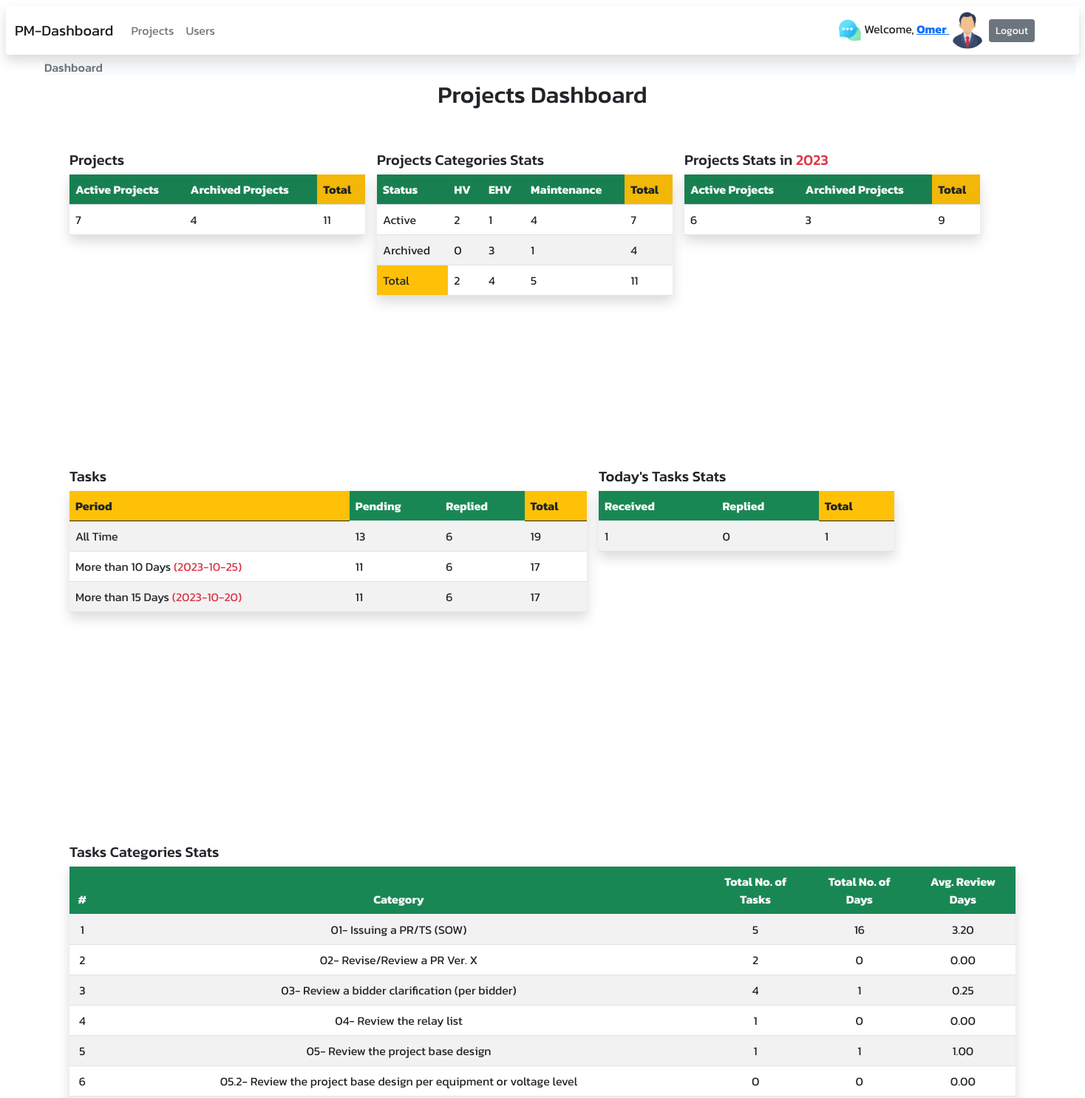
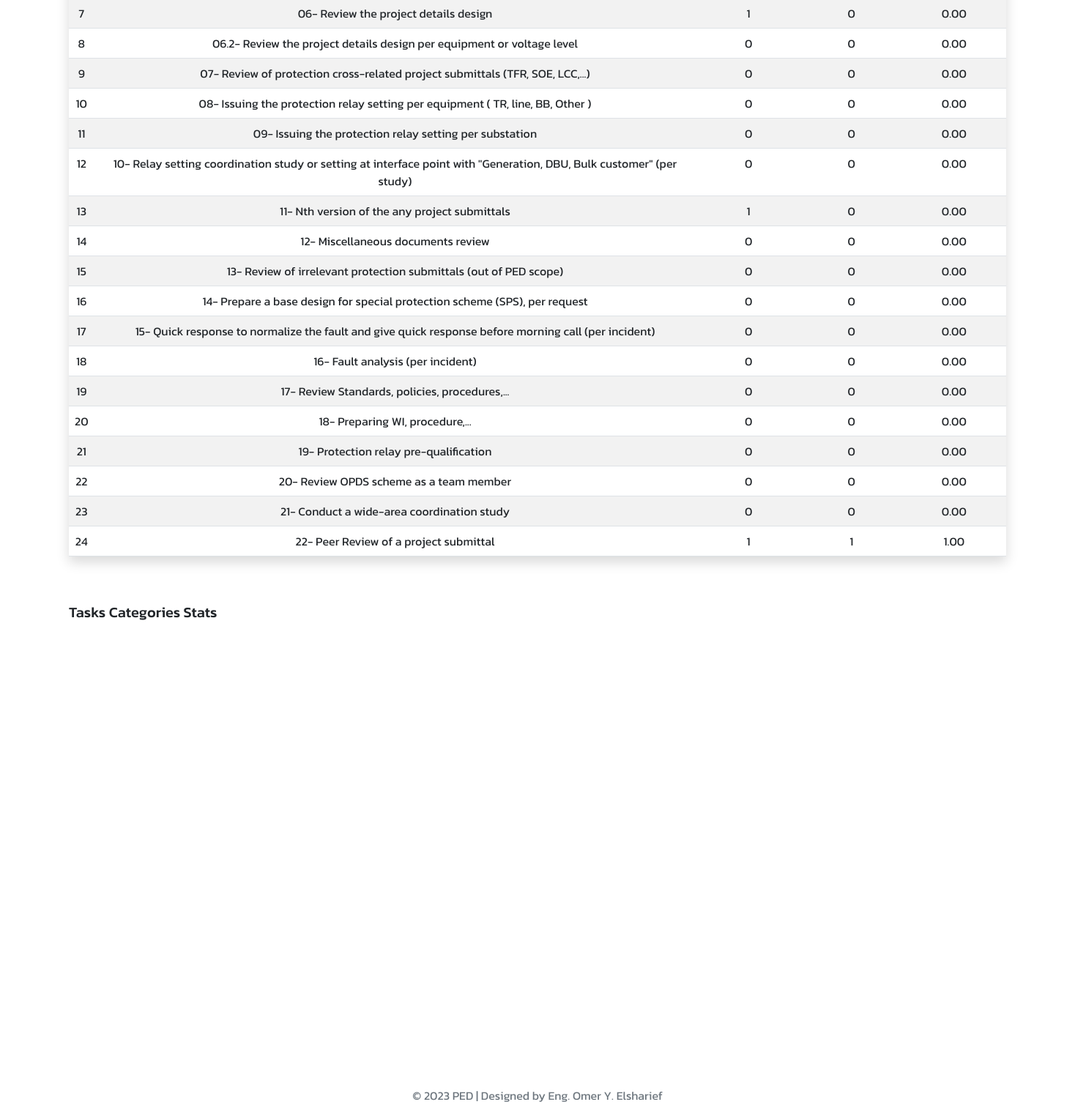
/dashboard (signed in), run on the app's committed database (2 pictures, top to bottom).
### tables this page shows
CREATE TABLE IF NOT EXISTS `taskscategories` (
  `id` int NOT NULL AUTO_INCREMENT,
  `category` varchar(255) DEFAULT NULL,
  `weight` varchar(255) DEFAULT NULL,
  `duration` varchar(255) DEFAULT NULL,
  `hours` varchar(255) DEFAULT NULL,
  PRIMARY KEY (`id`)
);

CREATE TABLE IF NOT EXISTS `tasks` (
  `id` int NOT NULL AUTO_INCREMENT,
  `title` varchar(255) NOT NULL,
  `category` varchar(255) DEFAULT NULL,
  `subcat` varchar(255) DEFAULT NULL,
  `revno` varchar(255) DEFAULT NULL,
  `letterno` varchar(255) DEFAULT NULL,
  `letterdate` date DEFAULT NULL,
  `recedate` date DEFAULT NULL,
  `replyno` varchar(255) DEFAULT NULL,
  `replydate` date DEFAULT NULL,
  `conshrs` varchar(255) DEFAULT NULL,
  `author` varchar(255) DEFAULT NULL,
  `project` varchar(255) DEFAULT NULL,
  `progress` varchar(255) DEFAULT NULL,
  `dayscount` varchar(255) DEFAULT NULL,
  `weight` varchar(255) DEFAULT NULL,
  `score` varchar(255) DEFAULT NULL,
  `assignuser` varchar(255) DEFAULT NULL,
  `cdate` timestamp NULL DEFAULT CURRENT_TIMESTAMP,
  PRIMARY KEY (`id`)
);

### controllers/dashboard/dashboard.php (called while the page is built, shortened)
<?php
$curryear = date("Y");
$db = new Db('localhost', 'root', 'root', 'projectsms');
$actproj = $db->read('projects', 'archived=?', array(0));
$archproj = $db->read('projects', 'archived=?', array(1));
$hvProjects = array_filter($actproj, function ($project) {
    return $project['category'] === 'HV';
});
$ehvProjects = array_filter($actproj, function ($project) {
    return $project['category'] === 'EHV';
});
$maintenanceProjects = array_filter($actproj, function ($project) {
    return $project['category'] === 'Maintenance';
});
$archhvProjects = array_filter($archproj, function ($project) {
    return $project['category'] === 'HV';
});
$archehvProjects = array_filter($archproj, function ($project) {
    return $project['category'] === 'EHV';
});
$archmaintenanceProjects = array_filter($archproj, function ($project) {
    return $project['category'] === 'Maintenance';
});
$currYearActProj = array_filter($actproj, function ($project) {
    $curryear = date("Y");
    $projectYear = date("Y", strtotime($project['cdate']));
    return $projectYear === $curryear;
});
$currYearArchProj = array_filter($archproj, function ($project) {
    $curryear = date("Y");
    $projectYear = date("Y", strtotime($project['cdate']));
    return $projectYear === $curryear;
});
$pendTasks = $db->read('tasks', 'progress=?', array(0));
$compTasks = $db->read('tasks', 'progress=?', array(100));
$tasks = $db->read('tasks');
$todayPenTasks =
    array_filter($pendTasks, function ($task) {
        $today = date("Y-m-d");
        $taskDate = date("Y-m-d", strtotime($task['recedate']));
        return $taskDate === $today;
    });
$todayCompTasks =
    array_filter($compTasks, function ($task) {
        $today = date("Y-m-d");
        $taskDate = date("Y-m-d", strtotime($task['replydate']));
        return $taskDate === $today;
    });
$penTasks10 =
    array_filter($pendTasks, function ($task) {
        $tenDaysAgo = date('Y-m-d', strtotime(date('Y-m-d') . ' - 10 days'));
        return  $task['recedate'] <= $tenDaysAgo;
    });
$compTasks10 =
    array_filter($compTasks, function ($task) {
        $tenDaysAgo = date('Y-m-d', strtotime(date('Y-m-d') . ' - 10 days'));
        return  $task['replydate'] <= $tenDaysAgo;
    });
$penTasks15 =
    array_filter($pendTasks, function ($task) {
        $fiftenDaysAgo =  date('Y-m-d', strtotime(date('Y-m-d') . ' - 15 days'));
        return  $task['recedate'] <= $fiftenDaysAgo;
    });
$compTasks15 =
    array_filter($compTasks, function ($task) {
        $fiftenDayAgo =  date('Y-m-d', strtotime(date('Y-m-d') . ' - 15 days'));
        return $task['replydate'] <= $fiftenDayAgo;
    });
$categoriesDaysCount = [];
$categoryTasksCountarr = [];
for ($i = 1; $i <= 24; $i++) {
    $tCatNumber = "tCat" . $i;
    $categoriesDaysCount[$i] = array_sum(array_column($$tCatNumber, 'dayscount'));
    $categoryTasksCount = count($$tCatNumber);
    $categoryTasksCountarr[$i] = $categoryTasksCount;
    $categoriesAverageDaysCount[$i] = $categoryTasksCount > 0 ? $categoriesDaysCount[$i] / $categoryTasksCount : 0;
}
require 'views/dashboard/dashboard.view.php';

### index.php (called while the page is built, shortened)
<?php
$router = new router();
$uri = parse_url($_SERVER['REQUEST_URI'])['path'];
$routes = include 'routes.php';
$router->route($uri, $routes);

### db.class.php (called while the page is built, shortened)
<?php
class Db
{
    private $host;
    private $username;
    private $password;
    private $database;
    public $connection;
    public function __construct($host, $username, $password, $database)
    {
        $this->host = $host;
        $this->username = $username;
        $this->password = $password;
        $this->database = $database;
    }
    private function connect()
    {
        $this->connection = new mysqli($this->host, $this->username, $this->password, $this->database);
    }
    public function read($table, $condition = '', $params = array(), $limit = null, $offset = null, $orderby = null)
    {
        $sql = "SELECT * FROM $table";
        if (!empty($condition)) {
            $sql .= " WHERE $condition";
        }
        if (!empty($orderby)) {
            $sql .= " ORDER BY $orderby DESC";
        }
        $statement = $this->connection->prepare($sql);
        if (!empty($params)) {
            $statement->bind_param(str_repeat("s", count($params)), ...$params);
        }
        $statement->execute();
        $result = $statement->get_result();
        $rows = array();
        while ($row = $result->fetch_assoc()) {
            $rows[] = $row;
        }
        return $rows;
    }
}

### functions.php (the view, shortened to what this page needs)
<?php
function taskcateg($id)
{
    $db = new Db('localhost', 'root', 'root', 'projectsms');
    $categories = $db->read('taskscategories', 'id=?', array($id));
    echo $category = $categories['0']['category'] ?? NULL;
}

### views/dashboard/dashboard.view.php (shortened to what this page needs)
<?php $base = __DIR__ . '/../'; ?>
<?php require($base . 'partials/head.php'); ?>
<?php require($base . 'partials/nav.php'); ?>
<?php require($base . 'partials/banner.php'); ?>
<?php require 'functions.php'; ?>
<main>
    <div class="container">
        <h2 class="text-center mb-5">Projects Dashboard</h2>
        <div class="d-flex flex-row">
            <div class="p-2">
                <div class="h5">Projects</div>
                <table class="table table-striped table-hover shadow">
                    <tr class="bg-success text-light">
                        <th>Active Projects</th>
                        <th>Archived Projects</th>
                        <th class="bg-warning text-dark">Total</th>
                    </tr>
                    <tr>
                        <td><?= count($actproj) ?></td>
                        <td><?= count($archproj) ?></td>
                        <td><?= count($actproj) + count($archproj) ?></td>
                    </tr>
                </table>
                <div id="projstat" class="scale" style="width: 400px; height: 200px;"></div>
            </div>
            <div class="p-2">
                <div class="h5">Projects Categories Stats</div>
                <table class="table table-striped table-hover shadow">
                    <tr class="bg-success text-light">
                        <th>Status</th>
                        <th>HV</th>
                        <th>EHV</th>
                        <th>Maintenance</th>
                        <th class="bg-warning text-dark">Total</th>
                    </tr>
                    <tr>
                        <td>Active</td>
                        <td><?= count($hvProjects) ?></td>
                        <td><?= count($ehvProjects) ?></td>
                        <td><?= count($maintenanceProjects) ?></td>
                        <td><?= count($hvProjects)  + count($ehvProjects) + count($maintenanceProjects) ?>
                    </tr>
                    <tr>
                        <td>Archived</td>
                        <td><?= count($archhvProjects) ?></td>
                        <td><?= count($archehvProjects) ?></td>
                        <td><?= count($archmaintenanceProjects) ?></td>
                        <td><?= count($archhvProjects)  + count($archehvProjects) + count($archmaintenanceProjects) ?>
                        </td>
                    </tr>
                    <tr>
                        <td class="bg-warning text-dark">Total</td>
                        <td><?= $tothv = count($archhvProjects) + count($hvProjects) ?></td>
                        <td><?= $totehv = count($archehvProjects) + count($ehvProjects) ?></td>
                        <td><?= $totmain = count($archmaintenanceProjects) + count($maintenanceProjects)  ?></td>
                        <td><?= $tothv + $totehv + $totmain ?>
                        </td>
                    </tr>
                </table>
                <div id="actarchprojcat" class="scale" style="width: 400px; height: 200px;"></div>
            </div>
            <div class="p-2">
                <div class="h5">Projects Stats in <span class="text-danger"><?= $curryear ?></span>
                </div>
                <table class="table table-striped table-hover shadow">
                    <tr class="bg-success text-light">
                        <th>Active Projects</th>
                        <th>Archived Projects</th>
                        <th class="bg-warning text-dark">Total</th>
                    </tr>
                    <tr>
                        <td><?= count($currYearActProj) ?></td>
                        <td><?= count($currYearArchProj) ?></td>
                        <td><?= count($currYearActProj) + count($currYearArchProj) ?></td>
                    </tr>
                </table>
                <div id="curryearProjStat" class="scale" style="width: 400px; height: 200px;"></div>
            </div>
        </div>
        <div class="d-flex flex-row">
            <div class="p-2">
                <div class="h5">Tasks</div>
                <table class="table table-striped table-hover shadow">
                    <thead class="bg-success text-light">
                        <tr>
                            <th class="bg-warning text-dark">Period</th>
                            <th>Pending</th>
                            <th>Replied</th>
                            <th class="bg-warning text-dark">Total</th>
                        </tr>
                    </thead>
                    <tr>
                        <td>All Time</td>
                        <td><?= count($pendTasks) ?></td>
                        <td><?= count($compTasks) ?></td>
                        <td><?= count($pendTasks) + count($compTasks) ?></td>
                    </tr>
                    <tr>
                        <?php $tenDaysAgo = date('Y-m-d', strtotime(date('Y-m-d') . ' - 10 days')); ?>
                        <td>More than 10 Days <span class="text-danger ">(<?= $tenDaysAgo ?>)</span></td>
                        <td><?= count($penTasks10) ?></td>
                        <td><?= count($compTasks10) ?></td>
                        <td><?= count($penTasks10) + count($compTasks10) ?></td>
                    </tr>
                    <tr>
                        <?php $fiftenDaysAgo = date('Y-m-d', strtotime(date('Y-m-d') . ' - 15 days')); ?>
                        <td>More than 15 Days <span class="text-danger">(<?= $fiftenDaysAgo ?>)</span></td>
                        <td><?= count($penTasks15) ?></td>
                        <td><?= count($compTasks15) ?></td>
                        <td><?= count($penTasks15) + count($compTasks15) ?></td>
                    </tr>
                </table>
                <div class="scale" id="taskschart" style="width: 700px; height: 280px;"></div>
            </div>
            <div class="p-2">
                <div class="h5">Today's Tasks Stats</div>
                <table class="table table-striped mb-5 table-hover shadow">
                    <thead class="bg-success text-light">
                        <tr>
                            <th>Received</th>
                            <th>Replied</th>
                            <th class="bg-warning text-dark">Total</th>
                        </tr>
                    </thead>
                    <tr>
                        <td><?= count($todayPenTasks) ?></td>
                        <td><?= count($todayCompTasks) ?></td>
                        <td><?= count($todayPenTasks) + count($todayCompTasks) ?></td>
                    </tr>
                </table>
                <div class="scale" id="todaystaskschart" style="width: 400px; height: 280px;"></div>
            </div>
        </div>
        <div class="d-flex flex-row">
            <div class="p-2">
                <div class="h5">Tasks Categories Stats</div>
                <table class="table table-striped mb-5 text-center table-hover shadow">
                    <thead class="bg-success text-light">
                        <tr>
                            <th>#</th>
                            <th>Category</th>
                            <th>Total No. of Tasks</th>
                            <th>Total No. of Days</th>
                            <th>Avg. Review Days</th>
                        </tr>
                    </thead>
                    <?php for ($i = 1; $i <= 24; $i++) { ?>
                    <tr>
                        <td><?= $i ?></td>
                        <td><?= taskcateg($i) ?></td>
                        <td><?= $categoryTasksCountarr[$i] ?></td>
                        <td><?= $categoriesDaysCount[$i]; ?></td>
                        <td><?= number_format($categoriesAverageDaysCount[$i], 2)  ?></td>
                    </tr>
                    <?php } ?>
                </table>
            </div>
        </div>
        <div class="d-flex flex-row">
            <div class="p-2">
                <div class="h5">Tasks Categories Stats</div>
                <div class="" id="taskscategories" style="width: 1400px; height: 600px;"></div>
            </div>
        </div>
    </div>
</main>
<?php require($base . 'partials/footer.php'); ?>

### views/css/style.css (style rules this page uses)
body { display:block !important; font-family: 'Kanit', sans-serif; }
.scale { transition: 1s; }

### data on the page
taskscategories: category "01- Issuing a PR/TS (SOW)"
taskscategories: category "02- Revise/Review a PR Ver. X"
tasks: category "2", assignuser "4", project "1", progress "0"
taskscategories: category "03- Review a bidder clarification (per bidder)"
taskscategories: category "04- Review the relay list"
taskscategories: category "05- Review the project base design"
taskscategories: category "05.2- Review the project base design per equipment or voltage level"
taskscategories: category "06- Review the project details design"
taskscategories: category "06.2- Review the project details design per equipment or voltage level"
taskscategories: category "07- Review of protection cross-related project submittals (TFR, SOE, LCC,...)"
taskscategories: category "08- Issuing the protection relay setting per equipment ( TR, line, BB, Other )"
taskscategories: category "09- Issuing the protection relay setting per substation"
taskscategories: category "10- Relay setting coordination study or setting at interface point with \"Generation, DBU, Bulk customer\" (per study)"
taskscategories: category "11- Nth version of the any project submittals"
taskscategories: category "12- Miscellaneous documents review"
taskscategories: category "13- Review of irrelevant protection submittals (out of PED scope)"
taskscategories: category "14- Prepare a base design for special protection scheme (SPS), per request"
taskscategories: category "15- Quick response to normalize the fault and give quick response before morning call (per incident)"
taskscategories: category "16- Fault analysis (per incident)"
taskscategories: category "17- Review Standards, policies, procedures,..."
taskscategories: category "18- Preparing WI, procedure,..."
taskscategories: category "19- Protection relay pre-qualification"
taskscategories: category "20- Review OPDS scheme as a team member"
taskscategories: category "21- Conduct a wide-area coordination study"
taskscategories: category "22- Peer Review of a project submittal"

### other printed values
$firstname "Omer"
$heading "Dashboard"
count($actproj) "7"
count($archproj) "4"
count($actproj) + count($archproj) "11"
count($hvProjects) "2"
count($ehvProjects) "1"
count($maintenanceProjects) "4"
count($archhvProjects) "0"
count($archehvProjects) "3"
count($archmaintenanceProjects) "1"
$tothv = count($archhvProjects) + count($hvProjects) "2"
$totehv = count($archehvProjects) + count($ehvProjects) "4"
$tothv + $totehv + $totmain "11"
count($currYearActProj) "6"
